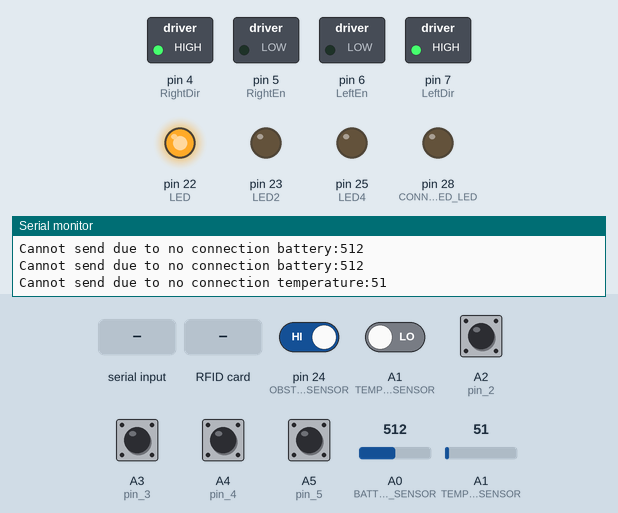
Simulated run of this sketch. Board: Arduino Mega 2560, built with avr-gcc and run on an emulated ATmega2560. Parts: switched loads named in the sketch (green lamp = pin HIGH), output pins drawn as LEDs (lit = HIGH), the last lines printed to the serial monitor. Dashed ring = blinking. Inputs (shaded band) come from the test bench; at power-on: A2 (pin_2), A3 (pin_3), A4 (pin_4), A5 (pin_5), pin 24 (OBSTACLE_SENSOR) HIGH, A1 (TEMPERATURE_SENSOR) LOW, A0 (BATTERY_SENSOR) = 512, A1 (TEMPERATURE_SENSOR) = 51. EEPROM starts erased; pins used as bus, display or sensor lines are not drawn.

Above: at 8.1 s.
8.2 s: "90,45,200\n" received over the second serial link
At 9.29 s:
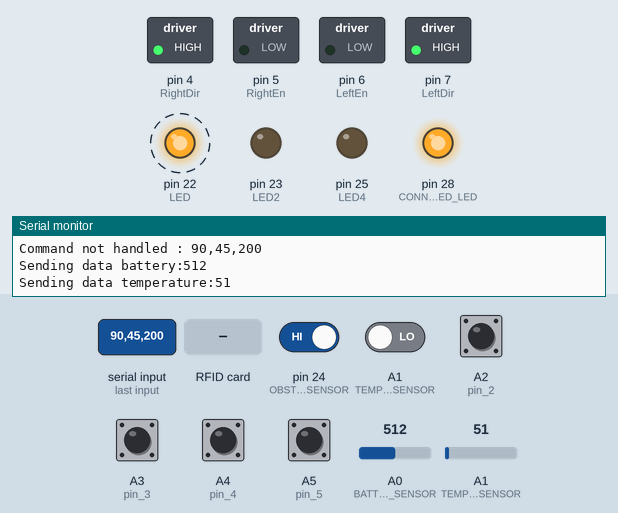
11.7 s: A1 (TEMPERATURE_SENSOR) driven HIGH
At 14.03 s:
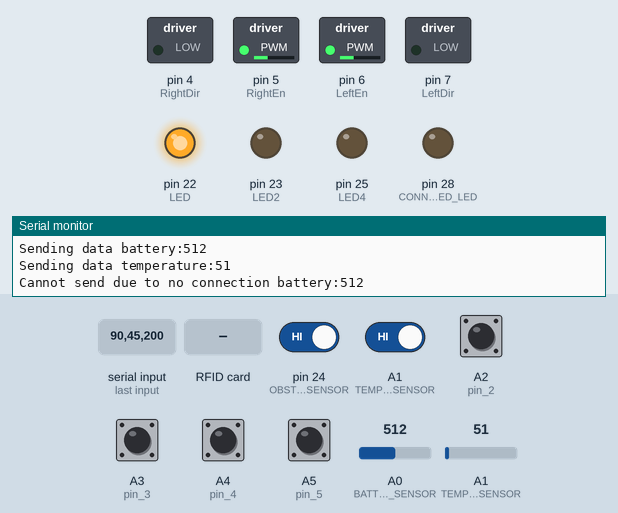
15.2 s: pin 24 (OBSTACLE_SENSOR) driven LOW
At 16.03 s:
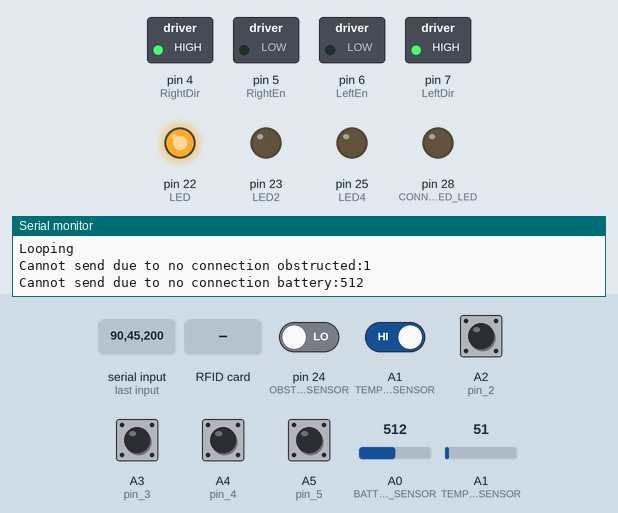
18.7 s: RFID card 5E 7A 19 C4 held to the reader
22.2 s: "90,45,200\n" received over Serial
25.7 s: "90,45\n" received over the second serial link
At 26.78 s:
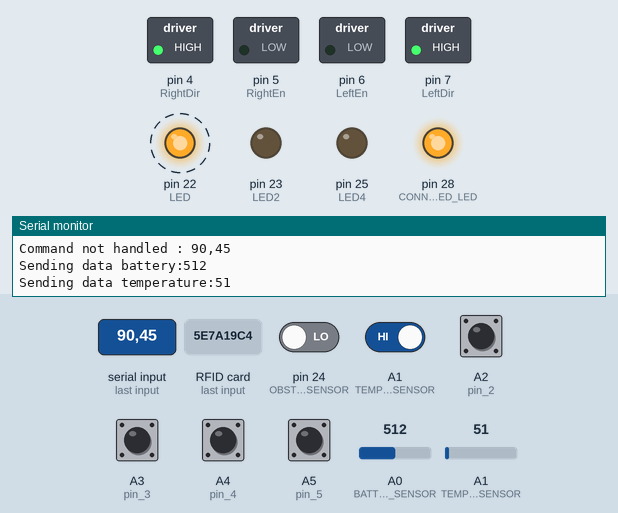
Timing chart, 0 to 30.2 s (numbered marks = the images above; inputs shaded):
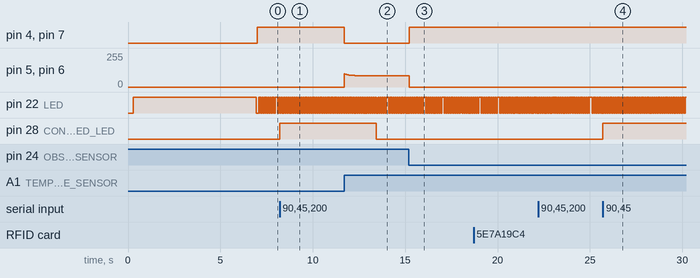

The sketch:

machine.ino
```cpp
#include "ConnectionManager.h"
#include "wiflyConfigurator.h"
#include "lineFollowing.h"
#include "rfid.h"
#include "debounce.h"
#include "states.h"
#include "RateLimiter.h"
#include "ManualMode.h"
#include "MotorControl.h"
#include "Sensors.h"

HardwareSerial &wifiSerial = Serial1;

void setup() {
  Serial.begin(9600);
  Serial.println(F("Setting up..."));
  Setting::loadSettings();
  // Just in case
  for(int i=0; i<14; i++){
    pinMode(i, INPUT);
  }
  pinMode(LED, OUTPUT);
  pinMode(LED2, OUTPUT);
  pinMode(LED3, OUTPUT);
  pinMode(LED4, OUTPUT);
  pinMode(BUTTON, INPUT_PULLUP);

  configureWifly(wifiSerial);

  ConnectionManager::setup(&wifiSerial);
  Serial.println(F("Setup done"));

  RFID::setup();
  LineFollowing::setup();
  MotorControl::setup();
  Sensors::setup();
  States::setup();
}

void reconfigure(){
  configureWifly(wifiSerial);
}

long totalDuration = 0;
long prevTime = 0;
int loopCount = 0;
RateLimiter loopDurationLimiter(1000);

void calculateLoopInterval(){
  if(prevTime == 0){ // The loop just started
    prevTime = millis();
    return;
  }

  long duration = millis()-prevTime;
  prevTime = millis();
  totalDuration+=duration;
  loopCount++;

  if(loopDurationLimiter.isItOK()){
    if(loopCount == 0) loopCount = 1;
    long loopInterval = totalDuration/loopCount;
    totalDuration = 0;
    loopCount = 0;
    ConnectionManager::sendDataL("loopInterval:"+String(loopInterval), false);
  }
}

int mCount = 0;
void loop() {
  // Blinking. Useful to detect hangs
  digitalWrite(LED, (millis()/50)%2 ? HIGH : LOW);

  // A debug for checking if it is looping
  int nmCount = millis()/5000;
  if(nmCount != mCount){
    Serial.println(F("Looping"));
    mCount = nmCount;
  }

  ConnectionManager::loop();
  RFID::loop();
  if(ManualMode::manualMode){
    ManualMode::loop();
  }else{
    LineFollowing::loop();
  }
  Setting::loopCommand();
  Sensors::loop();
  States::loop();
  calculateLoopInterval();
}

namespace GlobalListener{
  void onConnect(){
    States::onConnect();
    ManualMode::onConnect();
  }
  void onDisconnect(){
    ManualMode::onDisconnect();
  }
  void onData(String s){
    bool handled = ManualMode::onCommand(s);
    if(!handled) handled = Setting::onWifiCommand(s);
    if(!handled){
      Serial.println("Command not handled : "+s);
    }
  }
}
```

ConnectionManager.h
```cpp
#include "settings.h"
#include "GlobalListener.h"
#include "RateLimiter.h"

#ifndef CONNECTION_MANAGER
#define CONNECTION_MANAGER
// For namespace

typedef HardwareSerial SerialType;

namespace ConnectionManager{
  SerialType *serial;

  int CONNECTED_IN = 26;
  int CONNECTED_LED = 28;
  bool isConnected = false;
  long lastMessage = 0;

  RateLimiter helloRate(1000);

  bool connected();
  void registerMachine();

  void setup(SerialType *serial){
    Serial.println(F("Starting serial"));
    ConnectionManager::serial = serial;
    Serial.println(F("Assigned"));
    serial->begin(9600);

    pinMode(CONNECTED_IN, INPUT);
    pinMode(CONNECTED_LED, OUTPUT);
  }

  void sendDataL(String data, bool logIt=true){
    if(connected()){
      if(logIt){
        Serial.print(F("Sending data "));
        Serial.println(data);
      }
      serial->println(data);
    }else{
      if(logIt){
        Serial.print(F("Cannot send due to no connection "));
        Serial.println(data);
      }
    }
  }

  void sendData(String data){
    sendDataL(data, true);
  }

  bool connected(){
    return isConnected;
  }

  // Delegates to stream
  size_t write(uint8_t d) { return serial->write(d); }
  int available() { return serial->available(); }
  int read() { return serial->read(); }
  int peek() { return serial->peek(); }
  void flush() { serial->flush(); }

  void listenReceive(){
    if(connected()){
        lastMessage++; // Do something useless. Or it won't upload... for some reason
    }
    if(serial->available()){
      String data = serial->readStringUntil('\n');
      if (data.length() > 0) {
        lastMessage = millis();
        isConnected = true;

        if(data == F("identify") ){
          registerMachine();
        }else if(data.startsWith(F("p:"))){
          sendData(data);
        }else if(data.startsWith(F("cP:"))){
          sendData(data);
        }else{
          Serial.print(F("Receive data: "));
          Serial.println(data);
          GlobalListener::onData(data);
        }
      }
    }
  }

  void registerMachine(){
    Serial.println(F("Sending registration..."));
    serial->print(F("machineId:"));
    serial->println(Settings.machineId);
    GlobalListener::onConnect();
  }

  void loop(){
    if(!isConnected){
      if(helloRate.isItOK()) serial->println(F("hello"));
    }else if(millis() - lastMessage > 5000){
      isConnected = false;
    }
    listenReceive();

    digitalWrite(CONNECTED_LED, connected() ? HIGH : LOW);
  }
}

#endif
```

GlobalListener.h
```cpp
#ifndef GLOBAL_LISTENER
#define GLOBAL_LISTENER

// Other module call this module for any change of state
// This module should be implemented at the end of machine.ino
// to delegate to other module
namespace GlobalListener{
  void onConnect();
  void onDisconnect();
  void onData(String s);
}

#endif
```

ManualMode.h
```cpp
#include "ConnectionManager.h"
#include "MotorControl.h"
#include "RateLimiter.h"

#ifndef MANUAL_MODE
#define MANUAL_MODE

namespace ManualMode{
  bool manualMode = false;
  long lastMoveCommand = 0;
  int motorL = 0;
  int motorR = 0;

  void sendManualModeStatus(){
    if(manualMode){
      ConnectionManager::sendData("manualMode:1");
    }else{
      ConnectionManager::sendData("manualMode:0");
    }
  }

  void enterManual(){
    motorL = 0;
    motorR = 0;
    manualMode = true;
    sendManualModeStatus();
  }

  void exitManual(){
    motorL = 0;
    motorR = 0;
    manualMode = false;
    sendManualModeStatus();
  }

  void forward(){
    lastMoveCommand = millis();
    motorL = 150;
    motorR = 150;
  }

  void backward(){
    lastMoveCommand = millis();
    motorL = -150;
    motorR = -150;
  }

  void left(){
    lastMoveCommand = millis();
    motorL = -150;
    motorR = +150;
  }

  void right(){
    lastMoveCommand = millis();
    motorL = +150;
    motorR = -150;
  }

  void manualLeft(int leftValue){
    lastMoveCommand = millis();
    motorL = leftValue;
  }

  void manualRight(int rightValue){
    lastMoveCommand = millis();
    motorR = rightValue;
  }

  void stop(){
    lastMoveCommand = millis();
    motorL = 0;
    motorR = 0;
  }

  RateLimiter logger(1000);

  void loop(){

    if(logger.isItOK()){
      Serial.print("Direction is ");
      Serial.print(motorL);
      Serial.print(":");
      Serial.println(motorR);
    }
    // Stop it if no command in 1 second
    if(millis() - lastMoveCommand > 1000){
      motorL = 0;
      motorR = 0;
    }

    MotorControl::SmarterForward(motorL,motorR);
  }

  void onConnect(){
    sendManualModeStatus();
  }

  void onDisconnect(){
    stop();
  }

  bool onCommand(String &command){
    if(command == F("enterManual")){
      enterManual();
      return true;
    }else if(manualMode){
      if(command == F("exitManual")){
        exitManual();
        return true;
      }else if(command == F("manualLeft")){
        left();
        return true;
      }else if(command == F("manualRight")){
        right();
        return true;
      }else if(command == F("manualForward")){
        forward();
        return true;
      }else if(command == F("manualBackward")){
        backward();
        return true;
      }else if(command.startsWith(F("manualMotorL:"))){
        manualLeft(command.substring(13).toInt());
        return true;
      }else if(command.startsWith(F("manualMotorR:"))){
        manualRight(command.substring(13).toInt());
        return true;
      }else if(command == F("manualStop")){
        stop();
        return true;
      }
    }
    return false;
  }

}

#endif
```

MotorControl.h
```cpp
#include "settings.h"

#ifndef MOTOR_CONTROL
#define MOTOR_CONTROL

namespace MotorControl{
  int RightEn = 5;
  int RightDir= 4;
  int LeftEn  = 6;
  int LeftDir = 7;             //pin initialization for motor driver

  void setup(){
    pinMode(RightEn , OUTPUT);
    pinMode(RightDir, OUTPUT);
    pinMode(LeftEn  , OUTPUT);
    pinMode(LeftDir , OUTPUT);            //declare pins as OUTPUT for motor driver
  }

  // Offset
  void SmarterForward(int pwm_left,int pwm_right){
    int RIGHT_OFFSET = 0;
    int LEFT_OFFSET = 0;

    if(Settings.motorLROffset > 0){
      RIGHT_OFFSET += Settings.motorLROffset;
    }else{
      LEFT_OFFSET -= Settings.motorLROffset;
    }

    if(pwm_left > 0) pwm_left += RIGHT_OFFSET;
    else pwm_left -= RIGHT_OFFSET;

    if(pwm_right > 0) pwm_right += LEFT_OFFSET;
    else pwm_right -= LEFT_OFFSET;

    digitalWrite(RightDir, pwm_right > 0 ? LOW : HIGH);
    digitalWrite(LeftDir , pwm_left > 0 ? LOW : HIGH);
    analogWrite (RightEn , abs(pwm_right));   //PWM Speed Control
    analogWrite (LeftEn  , abs(pwm_left));
  }

}

#endif
```

RateLimiter.h
```cpp
#ifndef RATE_LIMITER
#define RATE_LIMITER

// A class that helps with limiting the rate of doing something
// call isItOK to determine of it is ok according to the rate limit to do something
class RateLimiter{
public:
  long prevCount;
  long interval;
  RateLimiter(long interval): interval(interval){
    prevCount = millis()/interval;
  }
  bool isItOK(){
    long newCount = millis()/interval;
    if(newCount == prevCount) return false;
    prevCount = newCount;
    return true;
  }
};

#endif
```

Sensors.h
```cpp
#include "RateLimiter.h"
#include "ConnectionManager.h"

#ifndef SENSORS
#define SENSORS

namespace Sensors{

  int BATTERY_SENSOR = 0;
  RateLimiter batteryRateLimiter(1000);

  void loopBatterySensor(){
    if(batteryRateLimiter.isItOK()){
      int value = analogRead(BATTERY_SENSOR);
      ConnectionManager::sendData("battery:"+String(value));
    }
  }

  int TEMPERATURE_SENSOR = 1;
  RateLimiter temperatureRateLimiter(1000);

  void loopTemperatureSensor(){
    if(temperatureRateLimiter.isItOK()){
      int value = analogRead(TEMPERATURE_SENSOR);
      ConnectionManager::sendData("temperature:"+String(value));
    }
  }

  void loop(){
    loopBatterySensor();
    loopTemperatureSensor();
  }

  void setup(){
  }

}

#endif
```

debounce.h
```cpp
#ifndef DEBOUNCE
#define DEBOUNCE

template<class T>
class Debounce{
public:
  T oldValue;
  int oldIntValue;
  long lastTime;
  long debounceTime;
  void (*callee)(T);
  Debounce(void (*callee)(T), long debounceTime){
    this->callee = callee;
    this->debounceTime = debounceTime;
    lastTime = 0;
    oldIntValue = 0;
  }

  void call(T val){
    long current = millis();
    if(val == oldValue){
      if((current-lastTime) > debounceTime){
        lastTime = current;
        callee(val);
      }
    }else{
      lastTime = current;
      oldValue = val;
      callee(val);
    }
  }

  // Compare int value instead of the value
  // This should reduce cpu cycle usage
  void call(T val, int intVal){
    long current = millis();
    if(intVal == oldIntValue){
      if((current-lastTime) > debounceTime){
        lastTime = current;
        callee(val);
      }
    }else{
      lastTime = current;
      oldIntValue = intVal;
      callee(val);
    }
  }
};

#endif
```

lineFollowing.h
```cpp
#include "states.h"
#include "MotorControl.h"
#include "PID_v1.h"
#include "RateLimiter.h"

namespace LineFollowing{

  int BATTERY_SENSOR = 0;

  int pin_1   = A1;
  int pin_2   = A2;
  int pin_3   = A3;
  int pin_4   = A4;
  int pin_5   = A5;
  int pin_cal = 8;  //pin initialization for sensors

  int DS_1 = 0;
  int DS_2 = 0;
  int DS_3 = 0;
  int DS_4 = 0;
  int DS_5 = 0;         //initilize variables for sensor reading

  long lastForward = 0;
  void SmarterForward(int pwm_left,int pwm_right){

    lastForward = millis();
    //Serial.print("Forward! ");
    //Serial.print(pwm_left);
    //Serial.print(" ");
    //Serial.println(pwm_right);

    MotorControl::SmarterForward(pwm_left, pwm_right);
  }

  ////////////////////////////////////////////////////////////////////////////////////////////////////////////////////////////////////

  double curDir = 0;
  double outDir = 0;
  double neutral = 0;
  PID directionPID(&curDir, &outDir, &neutral, 0.95, 0.2, 0.03, DIRECT);
  float voltageAverage = 7.0;

  void followline(){

    if(States::obstructed){
      MotorControl::SmarterForward(0,0);
      return;
    }

    if (DS_1 == 1 && DS_2 == 0 && DS_3 == 0 && DS_4 == 0 && DS_5 == 0){       // 1  0  0  0  0
      curDir = -4;
    }

    else if (DS_1 == 1 && DS_2 == 1 && DS_3 == 0 && DS_4 == 0 && DS_5 == 0){  // 1  1  0  0  0
      curDir = -3;
    }

    else if (DS_1 == 0 && DS_2 == 1 && DS_3 == 0&& DS_4 == 0 && DS_5 == 0){  // 0  1  0  0  0
      curDir = -2;
    }

    else if (DS_1 == 0 && DS_2 == 1 && DS_3 == 1 && DS_4 == 0 && DS_5 == 0){  // 0  1  1  0  0
      curDir = -1;
    }

    else if (DS_1 == 0 && DS_2 == 0 && DS_3 == 1 && DS_4 == 0 && DS_5 == 0){  // 0  0  1  0  0
      curDir = 0;
    }

    else if (DS_1 == 0 && DS_2 == 0 && DS_3 == 1 && DS_4 == 1 && DS_5 == 0){  // 0  0  1  1  0
      curDir = 1;
    }

    else if (DS_1 == 0 && DS_2 == 0 && DS_3 == 0 && DS_4 == 1 && DS_5 == 0){  // 0  0  0  1  0
      curDir = 2;
    }

    else if (DS_1 == 0 && DS_2 ==0 && DS_3 == 0 && DS_4 == 1 && DS_5 == 1){  // 0  0  0  1  1
      curDir = 3;
    }

    else if (DS_1 == 0 && DS_2 == 0 && DS_3 == 0 && DS_4 == 0 && DS_5 == 1){  // 0  0  0  0  1
      curDir = 4;
    }
    else if (DS_1 == 1 && DS_2 == 1 && DS_3 == 1 && DS_4 == 1 && DS_5 == 1){  // 1  1  1  1  1
      curDir = 0;
    }
    else
    {
      if(millis() - lastForward > 2000){
        States::setOutOfCircuit();
        SmarterForward(0,0);
      }
      return;
    }

    if(States::outOfCircuit){
      States::clearOutOfCircuit();
    }

    curDir*=-1;
    directionPID.SetTunings(Settings.PID_Kp, Settings.PID_Ki, Settings.PID_Kd);
    directionPID.Compute();

    int baseSpeed = Settings.motorBaseSpeed;

    float batteryValue = analogRead(BATTERY_SENSOR);
    batteryValue = batteryValue*(25.0/1024.0);
    if(batteryValue > 8) batteryValue = 8;
    if(batteryValue < 6) batteryValue = 6;
    voltageAverage = (voltageAverage+batteryValue*0.1)/1.1;
    float batteryOffset = 7-voltageAverage; // Assume 7 is the base voltage
    if(batteryOffset > 1) batteryOffset = 1;
    if(batteryOffset < -1) batteryOffset = -1;
    baseSpeed += batteryOffset*Settings.motorVoltageCompensation;

    int baseL = baseSpeed;
    int baseR = baseSpeed;

    int diffRange = Settings.motorDiffRange; // Maximum difference in motor speed

    if(outDir < 0){
      baseL += outDir*Settings.motorPIDMultiplierRatio*baseL;
      baseR = min(baseR, baseL+diffRange);
    }else{
      baseR -= outDir*Settings.motorPIDMultiplierRatio*baseR;
      baseL = min(baseL, baseR+diffRange);
    }

    // Apply it
    SmarterForward(baseL, baseR);
  }
  ////////////////////////////////////////////////////////////////////////////////////////////////////////////////////////////////////

  void setup()
  {
    pinMode(pin_1 , INPUT);
    pinMode(pin_2 , INPUT);
    pinMode(pin_3 , INPUT);
    pinMode(pin_4 , INPUT);
    pinMode(pin_5 , INPUT);         //declare pins as INPUT for sensors

    directionPID.SetMode(AUTOMATIC);
    directionPID.SetSampleTime(25);
    directionPID.SetOutputLimits(-5,5);
  }

  void loop()
  {
    DS_1 = digitalRead(pin_1);
    DS_2 = digitalRead(pin_2);
    DS_3 = digitalRead(pin_3);
    DS_4 = digitalRead(pin_4);
    DS_5 = digitalRead(pin_5);

    // Serial.print(DS_1);
    //Serial.println();
    // delay(1000);

    followline();
  }

}
```

rfid.h
```cpp
#include <SPI.h>
#include <MFRC522.h>
#include "ConnectionManager.h"
#include "debounce.h"

#define RST_PIN         40          // Configurable, see typical pin layout above
#define SS_PIN          53         // Configurable, see typical pin layout above

namespace RFID{

  MFRC522 mfrc522(SS_PIN, RST_PIN);  // Create MFRC522 instance
  Debounce<String> dbc(ConnectionManager::sendData, 1000);

  void setup() {
    Serial.begin(9600);		// Initialize serial communications with the PC
    while (!Serial);		// Do nothing if no serial port is opened (added for Arduinos based on ATMEGA32U4)
    SPI.begin();			// Init SPI bus
    mfrc522.PCD_Init();		// Init MFRC522

    // Reduce timeout
    //mfrc522.PCD_WriteRegister(mfrc522.TReloadRegH, 0x01);
    //mfrc522.PCD_WriteRegister(mfrc522.TReloadRegL, 0xF4);
  }

  /**
  * Helper routine to dump a byte array as hex values to a String.
  */
  String byteHexToString(byte *buffer, byte bufferSize) {
    String str="";
    for (byte i = 0; i < bufferSize; i++) {
      str.concat(String(buffer[i] < 0x10 ? " 0" : " "));
      str.concat(String(buffer[i], HEX));
    }
    return str;
  }

  void loop() {
    // Look for new cards
    if ( ! mfrc522.PICC_IsNewCardPresent()) {
      return;
    }

    // Select one of the cards
    if ( ! mfrc522.PICC_ReadCardSerial()) {
      return;
    }

    String rfid = String(byteHexToString(mfrc522.uid.uidByte, mfrc522.uid.size));
    String it = "rfid:"+rfid;

    // Print and send the data to server
    dbc.call(it);
  }

}
```

states.h
```cpp
#include "ConnectionManager.h"
#include "debounce.h"

#ifndef STATES
#define STATES

namespace States{
  bool outOfCircuit = false;

  Debounce<String> outOfCircuitDebouncer(ConnectionManager::sendData, 10000);
  void sendOutOfCircuitStatus(){
    if(outOfCircuit){
      outOfCircuitDebouncer.call("outOfCircuit:1", 2);
    }else{
      outOfCircuitDebouncer.call("outOfCircuit:0", 1);
    }
  }

  void setOutOfCircuit(){
    outOfCircuit = true;
    sendOutOfCircuitStatus();
  }

  void clearOutOfCircuit(){
    outOfCircuit = false;
    sendOutOfCircuitStatus();
  }


  bool obstructed = false;
  int OBSTACLE_SENSOR = 24;

  Debounce<String> obstructedDebouncer(ConnectionManager::sendData, 10000);
  void sendObstructedStatus(){
    if(obstructed){
      obstructedDebouncer.call("obstructed:1", 2);
    }else{
      obstructedDebouncer.call("obstructed:0", 1);
    }
  }

  void setObstructed(){
    obstructed = true;
    sendObstructedStatus();
  }

  void clearObstructed(){
    obstructed = false;
    sendObstructedStatus();
  }

  void loopObstacleSensor(){
    if(digitalRead(OBSTACLE_SENSOR) == LOW){
      States::setObstructed();
    }else if(obstructed){
      States::clearObstructed();
    }
  }

  void onConnect(){
    sendOutOfCircuitStatus();
    sendObstructedStatus();
  }

  void loop(){
    loopObstacleSensor();
  }

  void setup(){
    pinMode(OBSTACLE_SENSOR, INPUT);
  }
}

#endif
```

Source omitted: settings.h (5951 bytes), wiflyConfigurator.h (1798 bytes)

Measured:
- after the input at 8.2 s, pin 28 (CONNECTED_LED): LOW → HIGH at once
- after the input at 11.7 s, pin 4 (RightDir), pin 7 (LeftDir): HIGH → LOW at once
- after the input at 15.2 s, pin 4 (RightDir), pin 7 (LeftDir): LOW → HIGH at once; pin 5 (RightEn), pin 6 (LeftEn): 85/255 → 0/255 at once
- after the input at 25.7 s, pin 28 (CONNECTED_LED): LOW → HIGH at once
- by itself, pin 22 (LED): alternates HIGH for 0.05 s and LOW for 0.05 s
